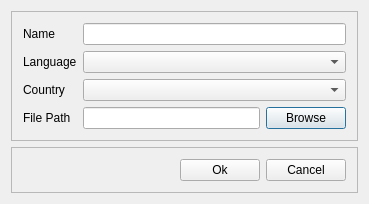
<?xml version="1.0" encoding="UTF-8"?>
<ui version="4.0">
 <class>AddLanguageClass</class>
 <widget class="QDialog" name="AddLanguageClass">
  <property name="geometry">
   <rect>
    <x>0</x>
    <y>0</y>
    <width>369</width>
    <height>188</height>
   </rect>
  </property>
  <property name="maximumSize">
   <size>
    <width>16777215</width>
    <height>219</height>
   </size>
  </property>
  <property name="windowTitle">
   <string>AddLanguage</string>
  </property>
  <layout class="QGridLayout" name="gridLayout_3">
   <item row="0" column="0">
    <widget class="QFrame" name="frame_2">
     <property name="frameShape">
      <enum>QFrame::StyledPanel</enum>
     </property>
     <property name="frameShadow">
      <enum>QFrame::Raised</enum>
     </property>
     <layout class="QGridLayout" name="gridLayout_2">
      <item row="0" column="0">
       <widget class="QLabel" name="label_2">
        <property name="text">
         <string>Name</string>
        </property>
       </widget>
      </item>
      <item row="0" column="3" colspan="2">
       <widget class="QLineEdit" name="txtlanguageName"/>
      </item>
      <item row="1" column="0" colspan="2">
       <widget class="QLabel" name="label_3">
        <property name="text">
         <string>Language</string>
        </property>
       </widget>
      </item>
      <item row="1" column="3" colspan="2">
       <widget class="QComboBox" name="cmbLanguage"/>
      </item>
      <item row="2" column="0" colspan="2">
       <widget class="QLabel" name="label">
        <property name="text">
         <string>Country</string>
        </property>
       </widget>
      </item>
      <item row="3" column="0">
       <widget class="QLabel" name="label_4">
        <property name="text">
         <string>File Path</string>
        </property>
       </widget>
      </item>
      <item row="3" column="3">
       <widget class="QLineEdit" name="txtPath"/>
      </item>
      <item row="3" column="4">
       <widget class="QPushButton" name="btnBrowse">
        <property name="text">
         <string>Browse</string>
        </property>
       </widget>
      </item>
      <item row="2" column="3" colspan="2">
       <widget class="QComboBox" name="cmbCountry"/>
      </item>
     </layout>
    </widget>
   </item>
   <item row="1" column="0">
    <widget class="QFrame" name="frame_3">
     <property name="frameShape">
      <enum>QFrame::StyledPanel</enum>
     </property>
     <property name="frameShadow">
      <enum>QFrame::Raised</enum>
     </property>
     <layout class="QGridLayout" name="gridLayout">
      <item row="0" column="0">
       <spacer name="horizontalSpacer">
        <property name="orientation">
         <enum>Qt::Horizontal</enum>
        </property>
        <property name="sizeHint" stdset="0">
         <size>
          <width>40</width>
          <height>20</height>
         </size>
        </property>
       </spacer>
      </item>
      <item row="0" column="2">
       <widget class="QPushButton" name="pushButton_3">
        <property name="text">
         <string>Cancel</string>
        </property>
       </widget>
      </item>
      <item row="0" column="1">
       <widget class="QPushButton" name="btnOk">
        <property name="text">
         <string>Ok</string>
        </property>
       </widget>
      </item>
     </layout>
    </widget>
   </item>
  </layout>
 </widget>
 <layoutdefault spacing="6" margin="11"/>
 <resources/>
 <connections>
  <connection>
   <sender>pushButton_3</sender>
   <signal>clicked()</signal>
   <receiver>AddLanguageClass</receiver>
   <slot>close()</slot>
   <hints>
    <hint type="sourcelabel">
     <x>303</x>
     <y>192</y>
    </hint>
    <hint type="destinationlabel">
     <x>346</x>
     <y>194</y>
    </hint>
   </hints>
  </connection>
 </connections>
</ui>
